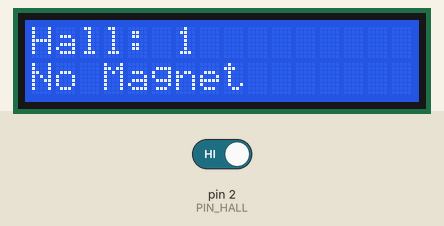
This sketch was run on a simulated Arduino Uno, built with avr-gcc and run on an emulated ATmega328P. On the bench: 16×2 character LCD. Inputs (shaded band) come from the test bench; at power-on: pin 2 (PIN_HALL) HIGH. What the sketch prints to the serial monitor is not drawn.

Above: at 2.7 s.
2.8 s: pin 2 (PIN_HALL) driven LOW
At 4.0 s:
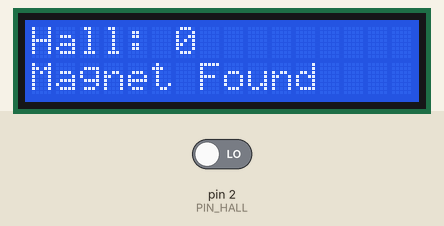
4.3 s: pin 2 (PIN_HALL) driven HIGH
At 5.1 s:
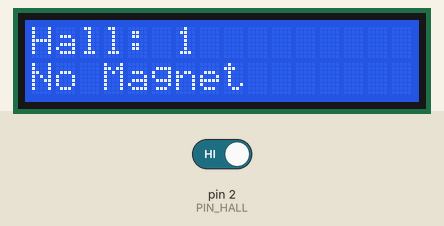
Timing chart, 0 to 7.3 s (numbered marks = the images above; inputs shaded):
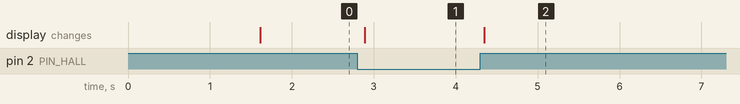

Measured:
- after the input at 2.8 s, the display: changes after 0.09 s (image 1)
- after the input at 4.3 s, the display: changes after 0.05 s (image 2)

The sketch:

10.ino
```cpp
#include <Wire.h>
#include <LiquidCrystal_I2C.h>

const int PIN_HALL = 2;

LiquidCrystal_I2C lcd(0x27, 16, 2);

void setup() {
  pinMode(PIN_HALL, INPUT);

  Serial.begin(9600);

  lcd.init();
  lcd.backlight();

  lcd.setCursor(0, 0);
  lcd.print("Magnetic Sensor");
  delay(1500);
  lcd.clear();
}

void loop() {
  int hallValue = digitalRead(PIN_HALL);

  lcd.setCursor(0, 0);
  lcd.print("Hall: ");
  lcd.print(hallValue);
  lcd.print("          ");

  lcd.setCursor(0, 1);

  if (hallValue == LOW) {
    Serial.println("พบแม่เหล็ก");
    lcd.print("Magnet Found    ");
  } else {
    Serial.println("ไม่พบแม่เหล็ก");
    lcd.print("No Magnet       ");
  }

  delay(150);
}
```
